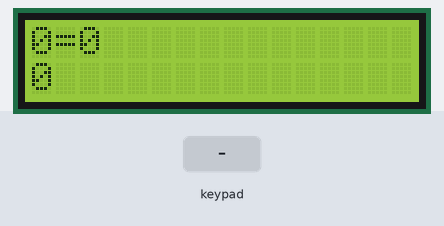
A sketch run on a simulated Arduino Leonardo, built with avr-gcc and run on an emulated ATmega32U4. Parts: 16×2 character LCD. The test bench sets the inputs (shaded band).

Above: at 6.2 s.
6.3 s: keypad keys 0 1 2 3 # pressed 0.4 s apart
At 9.0 s:
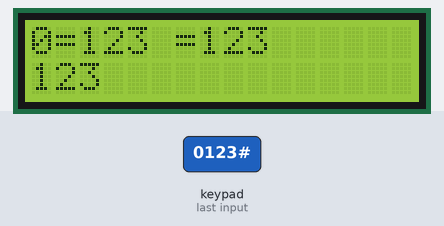
9.8 s: key 'A' pressed
At 10.5 s:
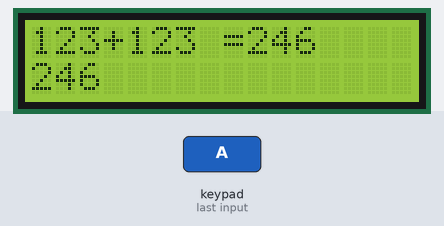
11.3 s: key 'C' pressed
At 11.6 s:
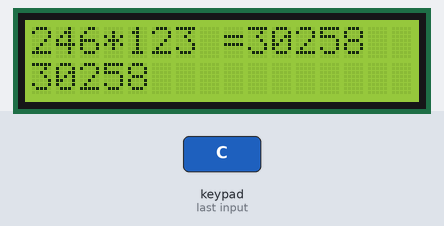
12.8 s: keypad keys 0 1 2 3 * pressed 0.4 s apart
At 15.2 s:
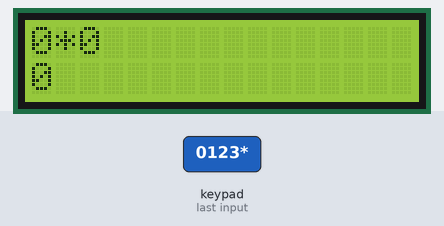
16.3 s: key 'B' pressed
At 16.7 s:
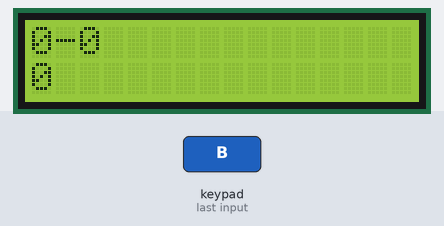
17.8 s: keypad keys 0 1 2 3 A pressed 0.4 s apart
At 20.1 s:
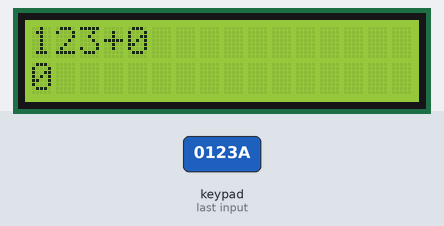
Timing chart, 0 to 21.6 s (numbered marks = the images above; inputs shaded):
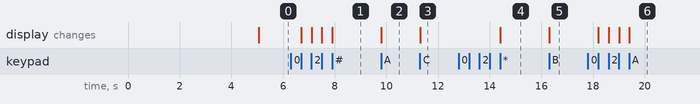

The sketch:

tema2_ApostolStefan.ino
```cpp
#include <Keyboard.h>
#include <LiquidCrystal.h>
#include <Keypad.h>   //bibilioteci


//Definirea tastelor
char taste[4][4] = {
  {'1', '2', '3', 'A'},
  {'4', '5', '6', 'B'},
  {'7', '8', '9', 'C'},
  {'*', '0', '#', 'D'}
};

byte piniRand[4] = { 0,  1, 2, 3 };// conectarea randurilor la pini
byte piniColoana[4] = { 4, 5, 6, 7 }; // conectarea coloanelor la pini

Keypad tastatura = Keypad( makeKeymap(taste), piniRand, piniColoana, 4, 4); //declaram tastatura

const int rs = 8, en = 9, d4 = 10, d5 = 11, d6 = 12, d7 = 13; //pinii lcd ului
LiquidCrystal lcd(rs, en, d4, d5, d6, d7); //declararea lcd ului folosind pinii ca parametrii

int x, y, z;
char c, operatie = '=';
boolean rez = false;

void setup() {  // functia de initializare a programului
  lcd.begin(16, 2); //dimensiunea ecranului
  lcd.print("CALCULATOR");
  lcd.setCursor(0, 1);
  lcd.print("UPB->ETTI->RST");
  delay(5000);
  lcd.clear();
}

void loop() {

  c = tastatura.getKey(); //memoreaza tasta apasata
  if (c != NO_KEY) //daca nu este apasata o tasta asteapta apasarea unei taste..
    Tasta();
  if (rez == true) //daca apasam egal, rez se face true
    rezultat(); //inseamna ca putem calcula rezultatul
  afiseaza(); //afisam rezultatul
}

void Tasta()  //identificator tasta
{
  lcd.clear();
  if (c == '*')  //sterge ecranu
  {
    z = x = y = 0;
    rez = false;
  }

  if (c == '0')
  {
    if (z == 0)
      z = 0;
    else
      z = (z * 10) + 0;
  }


  if (c == '1')
  {
    if (z == 0)
      z = 1;
    else
      z = (z * 10) + 1;
  }

  if (c == '2')
  {
    if (z == 0)
      z = 2;
    else
      z = (z * 10) + 2;
  }

  if (c == '3')
  {
    if (z == 0)
      z = 3;
    else
      z = (z * 10) + 3;
  }

  if (c == '4')
  {
    if (z == 0)
      z = 4;
    else
      z = (z * 10) + 4;
  }

  if (c == '5')
  {
    if (z == 0)
      z = 5;
    else
      z = (z * 10) + 5;
  }

  if (c == '6')
  {
    if (z == 0)
      z = 6;
    else
      z = (z * 10) + 6;
  }

  if (c == '7')
  {
    if (z == 0)
      z = 7;
    else
      z = (z * 10) + 7;
  }

  if (c == '8')
  {
    if (z == 0)
      z = 8;
    else
      z = (z * 10) + 8;
  }

  if (c == '9')
  {
    if (z == 0)
      z = 9;
    else
      z = (z * 10) + 9;
  }

  if (c == '#')  //liberte, egalite, fraternite
  {
    y = z;
    rez = true;
  }


  if (c == 'A' || c == 'B' || c == 'C' || c == 'D') //operatiile
  {
    x = z;
    z = 0;
    if (c == 'A')
    {
      operatie = '+';
    }
    if (c == 'B')
    {
      operatie = '-';
    }
    if (c == 'C')
    {
      operatie = '*';
    }
    if (c == 'D')
    {
      operatie = '/';
    }
  }

}

void rezultat()
{
  if (operatie == '+') //calculam suma
    z = x + y;

  if (operatie == '-') //calculam diferenta
    z = x - y;

  if (operatie == '*') //calculam inmultirea
    z = x * y;

  if (operatie == '/') //calculam impartirea
    z = x / y;
}

void afiseaza()
{
  lcd.setCursor(0, 0);
  lcd.print(x);
  lcd.print(operatie);
  lcd.print(y);
  if (rez == true) //verificam sa existe rezultatul
  {
    lcd.print(" =");
    lcd.print(z);//afiseaza rezultatul curent
  }
  lcd.setCursor(0, 1);  //muta cursro pe randul 2
  lcd.print(z); //afiseaza rezultatul care poate fi refolosit
}
```

Measured:
- after the input at 6.3 s, the display: first changes after 0.41 s (image 1 shows a later state)
- after the input at 9.8 s, the display: changes at once (image 2)
- after the input at 11.3 s, the display: changes at once (image 3)
- after the input at 12.8 s, the display: changes after 1.6 s (image 4)
- after the input at 16.3 s, the display: changes at once (image 5)
- after the input at 17.8 s, the display: first changes after 0.41 s (image 6 shows a later state)
